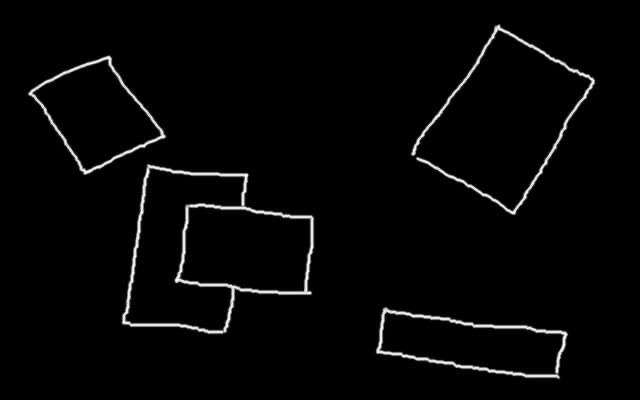
#> input picture samples/condition_sample.png, 640 x 400 px
$ python detect_rectangles.py samples/condition_sample.png out
#> lines starting #> are read from the running program, lines starting #| are printed output that depends on the picture; after the words box and inside, x2 and y2 are one past the last pixel; in counts of white or black regions, pixels touching at a corner belong together
import cv2
import imutils
import matplotlib.pyplot as plt
import numpy as np
import os

from sys import argv


def preprocess_img(path_to_img):
    image = cv2.imread(path_to_img)
    resized = imutils.resize(image, width=300)
    ratio = image.shape[0] / float(resized.shape[0])

    gray = cv2.cvtColor(resized, cv2.COLOR_BGR2GRAY)
    blurred = cv2.GaussianBlur(gray, (5, 5), 0)
    thresh = cv2.threshold(blurred, 60, 255, cv2.THRESH_BINARY)[1]

    return thresh, ratio


def find_contours(threshold_img):
    items = cv2.findContours(
        threshold_img.copy(), cv2.RETR_TREE, cv2.CHAIN_APPROX_SIMPLE
    )
    hierarchy = items[1][0]
    cnts = imutils.grab_contours(items)
    return cnts, hierarchy


def detect_shape(c):
    ar = None
    shape = "unidentified"
    peri = cv2.arcLength(c, True)
    approx = cv2.approxPolyDP(c, 0.05 * peri, True)
    if len(approx) == 3:
        shape = "triangle"
    elif len(approx) == 4:
        _, _, w, h = cv2.boundingRect(approx)
        ar = max(w, h) / min(w, h)
        shape = "rectangle"
    elif len(approx) == 5:
        shape = "pentagon"
    else:
        shape = "circle"
    return shape, ar


def find_child_contours(hierarchy, c_idx):
    return np.where(hierarchy[:, 3] == c_idx)[0]


def check_points_similarity(point1, point2, eps=3):
    if len(point1) == 1:
        point1 = point1[0]
    if len(point2) == 1:
        point2 = point2[0]
    return abs(point1[0] - point2[0]) <= eps and abs(point1[1] - point2[1]) <= eps


def find_similar_points_indices(sample, cnt, eps=3):
    # finds indices of sample's points
    # which lie close to any points from cnt
    sim_idx = set()
    for c_point in cnt:
        for idx, s_point in enumerate(sample):
            if check_points_similarity(c_point, s_point, eps):
                sim_idx.add(idx)
    return sim_idx


def check_polygons_similarity(poly1, poly2, eps=3, conf=10):
    sim_pts = find_similar_points_indices(poly1, poly2, eps)
    l1, l2 = len(poly1), len(poly2)
    return (
        l1 - l1 // conf <= len(sim_pts) <= l1 + l1 // conf
        or l2 - l2 // conf <= len(sim_pts) <= l2 + l2 // conf
    )


def collapse_similar_contours(cnts, eps=3, conf=10):
    final_idx = set(list(range(len(cnts))))
    for i, cnt1 in enumerate(cnts):
        for ii, cnt2 in enumerate(cnts[i + 1 :]):
            j = i + 1 + ii
            if check_polygons_similarity(cnt1, cnt2, eps, conf):
                peri1 = cv2.arcLength(cnt1, True)
                peri2 = cv2.arcLength(cnt2, True)
                if peri1 >= peri2:
                    final_idx.discard(i)
                else:
                    final_idx.discard(j)
    return final_idx


def try_overlapping_rectangle(cnt, aspect_ratio_lim=np.inf, delta=0.1):
    rect = cv2.minAreaRect(cnt)
    box = np.array(cv2.boxPoints(rect))
    diff_ratio = abs(1 - cv2.contourArea(cnt) / cv2.contourArea(box))
    ar = max(rect[1]) / min(rect[1])
    if ar <= aspect_ratio_lim and diff_ratio <= delta:
        return (box, ar)
    return None, None


def draw_rectangle_contours(path_to_img, ratio, cnts, write_ar=True, output_dir=None):
    detected = cv2.imread(path_to_img)
    origin = detected.copy()
    for c, ar in cnts:
        M = cv2.moments(c)
        cX = int((M["m10"] / M["m00"]) * ratio)
        cY = int((M["m01"] / M["m00"]) * ratio)
        c = c.astype("float")
        c *= ratio
        c = c.astype("int")
        cv2.drawContours(detected, [c], -1, (0, 255, 0), 3)

        if ar != np.inf and write_ar:
            ar_str = f"1:{round(ar, 2)}"
            cv2.putText(
                detected,
                ar_str,
                (cX, cY),
                cv2.FONT_HERSHEY_SIMPLEX,
                0.75,
                (255, 255, 255),
                3,
            )
    plt.figure(figsize=(20, 10))
    plt.subplot(1, 2, 1)
    plt.title("Origin image", fontsize=18)
    plt.imshow(origin)

    plt.subplot(1, 2, 2)
    plt.title("Detection result", fontsize=18)
    plt.imshow(detected)

    if output_dir is not None:
        fname = os.path.split(path_to_img)[-1]
        plt.savefig(os.path.join(output_dir, fname))
    else:
        plt.show()


def detect_rectangles(
    path_to_img,
    aspect_ratio_limit=3,
    area_limit=100,
    delta=0.15,
    smoothness_limit=90,
    eps=5,
    conf=10,
    draw=True,
    write_ar=True,
    output_dir=None,
):
    thresh, ratio = preprocess_img(path_to_img)
#> in preprocess_img, image is the input picture: shape (400, 640, 3); min 0, max 255, mean 6.3
#> in preprocess_img, `resized = imutils.resize(image, width=300)`:
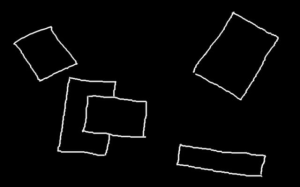
#> resized: shape (187, 300, 3); min 0, max 237, mean 6.3
#> in preprocess_img, `blurred = cv2.GaussianBlur(gray, (5, 5), 0)`:
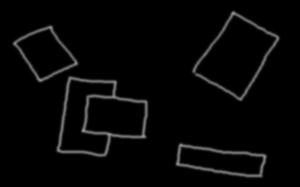
#> blurred: shape (187, 300); min 0, max 157, mean 6.3
#> in preprocess_img, `thresh = cv2.threshold(blurred, 60, 255, cv2.THRESH_BINARY)[1]`:
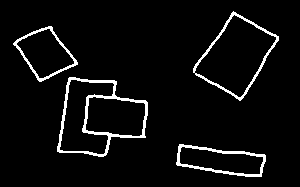
#> thresh: shape (187, 300); 5% white in thin lines or dots, all inside (x1, y1, x2, y2) = (13, 11, 279, 177)
#> ratio = 2.14
    cnts, hierarchy = find_contours(thresh)
#> in find_contours, `items = cv2.findContours( threshold_img.copy(), cv2.RETR_TREE, cv2.CHA..`: items = 9 contours; largest, box (x1, y1, x2, y2) and area: (57, 77, 148, 157) 4964, (193, 11, 279, 101) 4012, (194, 14, 277, 98) 3573, (59, 79, 115, 155) 2252, (85, 96, 146, 137) 1974
#> in find_contours, `cnts = imutils.grab_contours(items)`: cnts has the same summary as items
#> cnts has the same summary as items in find_contours

    final_cnts = []
    for i, c in enumerate(cnts):
        # skipping small contours
        if abs(cv2.contourArea(c)) < area_limit:
            continue
        # try to find rectangles in child contours by set difference
        for j in find_child_contours(hierarchy, i):
            c_child = cnts[j]
            sim_idx = find_similar_points_indices(c, c_child, eps=eps)
            c_diff = np.array([point for i, point in enumerate(c) if i not in sim_idx])
            if (len(c_diff) >= len(c) // 3) or (
                len(c) >= smoothness_limit and len(c_diff) >= 4
            ):
                diff_shape, diff_ar = detect_shape(c_diff)
                if diff_shape == "rectangle" or diff_shape == "pentagon":
                    diff_box, diff_ar = try_overlapping_rectangle(
                        c_diff, aspect_ratio_limit, delta
                    )
                    if diff_box is not None and diff_ar is not None:
                        final_cnts.append((diff_box, diff_ar))

        shape, _ = detect_shape(c)
        if shape != "rectangle":
            continue
        box, ar = try_overlapping_rectangle(c, aspect_ratio_limit, delta)
        if box is not None and ar is not None:
            final_cnts.append((box, ar))
#> this loop made 9 passes

    # collapsing similar contours
    collapsed_idx = collapse_similar_contours(
        [c for c, ar in final_cnts], eps=eps, conf=conf
    )
#> the loop in collapse_similar_contours, `for i, cnt1 in enumerate(cnts):` made 4 passes
    final_cnts = [cnt for idx, cnt in enumerate(final_cnts) if idx in collapsed_idx]

    if draw:
        draw_rectangle_contours(
            path_to_img, ratio, final_cnts, write_ar=write_ar, output_dir=output_dir
        )
#> the loop in draw_rectangle_contours, `for c, ar in cnts:` made 3 passes
#> ar on passes 1 to 3: 1.51, 1.61, 1.3
#> after the loop in draw_rectangle_contours, `for c, ar in cnts:`:
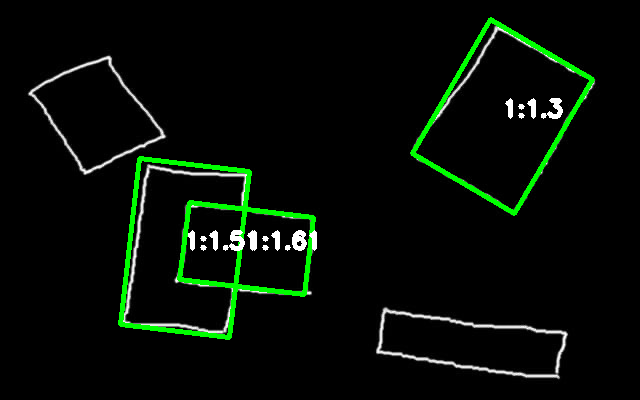
#> detected: shape (400, 640, 3); 3.48% of pixels changed, all inside (x1, y1, x2, y2) = (118, 17, 595, 340)

    return final_cnts


if __name__ == "__main__":
    if len(argv) != 3:
        print(f"Usage: {argv[0]} input_img_path output_dir")
        exit(0)
    img_path, output_dir = argv[1:]
    detect_rectangles(img_path, output_dir=output_dir)

$ run again, on samples/sample1.png
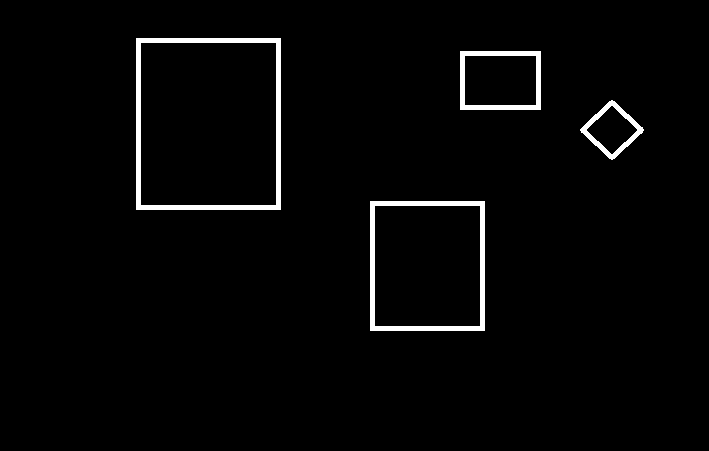
#> input picture samples/sample1.png, 709 x 451 px
#> in preprocess_img, image is the input picture: shape (451, 709, 3); 2.4% white; 4 white regions, box (x1, y1, x2, y2) and area: (136, 38, 281, 210) 3070, (370, 201, 485, 331) 2350, (460, 51, 541, 110) 1300, (580, 100, 644, 160) 801
#> thresh: shape (190, 300); 3.9% white; 4 white regions
#> in detect_rectangles, `thresh, ratio = preprocess_img(path_to_img)`: ratio = 2.37
#> items = 8 contours; box (x1, y1, x2, y2) and area: (57, 15, 120, 89) 4522, (59, 18, 117, 87) 3867, (156, 84, 206, 140) 2693, (158, 87, 203, 138) 2191, (194, 21, 230, 47) 872, (197, 23, 227, 44) 575, (245, 42, 273, 68) 392, (249, 45, 269, 64) 195
#> in find_contours, `cnts = imutils.grab_contours(items)`: cnts has the same summary as items
#> in detect_rectangles, `cnts, hierarchy = find_contours(thresh)`: cnts has the same summary as items in find_contours
#> the loop in detect_rectangles, `for i, c in enumerate(cnts):` made 8 passes
#> the loop in collapse_similar_contours, `for i, cnt1 in enumerate(cnts):` made 8 passes
#> cnt1 on passes 1 to 7: [[205, 139], [156, 139], [156, 84], [205, 84]], [[202, 137], [158, 137], [158, 87], [202, 87]], [[258.5, 68.5], [244, 54], [258.5, 39.5], [273, 54]], [[258.5, 64.5], [248.5, 54.5], [258.5, 44.5], [268.5, 54.5]], [[229, 46], [194, 46], [194, 21], [229, 21]], [[226, 43], [197, 43], [197, 23], [226, 23]], [[119, 88], [57, 88], [57, 15], [119, 15]]
#> the loop in draw_rectangle_contours, `for c, ar in cnts:` made 4 passes
#> (c, ar) on passes 1 to 4: ([[202, 137], [158, 137], [158, 87], [202, 87]], 1.14), ([[258.5, 64.5], [248.5, 54.5], [258.5, 44.5], [268.5, 54.5]], 1), ([[226, 43], [197, 43], [197, 23], [226, 23]], 1.45), ([[116, 86], [59, 86], [59, 18], [116, 18]], 1.19)
#> after the loop in draw_rectangle_contours, `for c, ar in cnts:`:
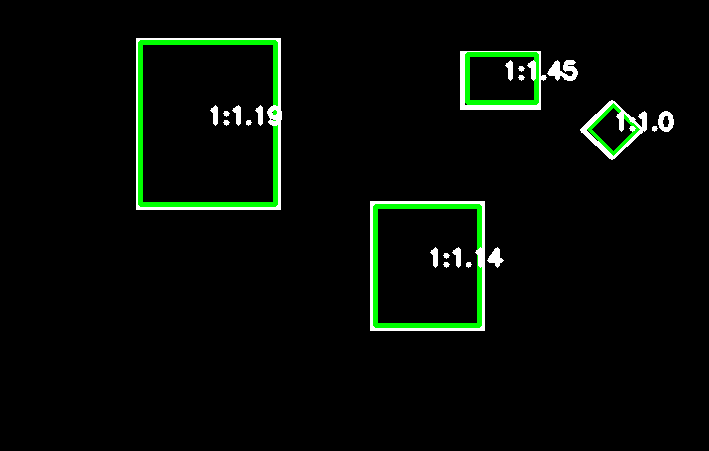
#> detected: shape (451, 709, 3); 2.74% of pixels changed, all inside (x1, y1, x2, y2) = (138, 40, 674, 328)
#> in draw_rectangle_contours, `plt.savefig(os.path.join(output_dir, fname))`:
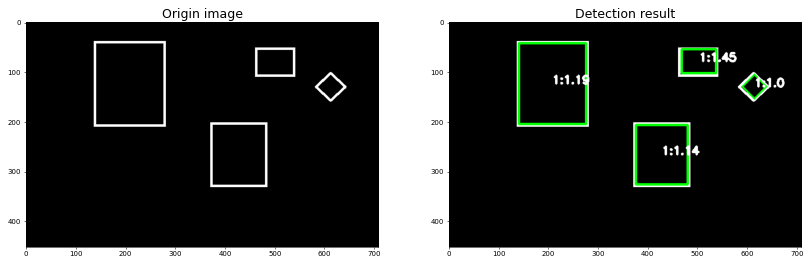
#> figure drawn by matplotlib, 2 panels

$ run again, on samples/sample10.png
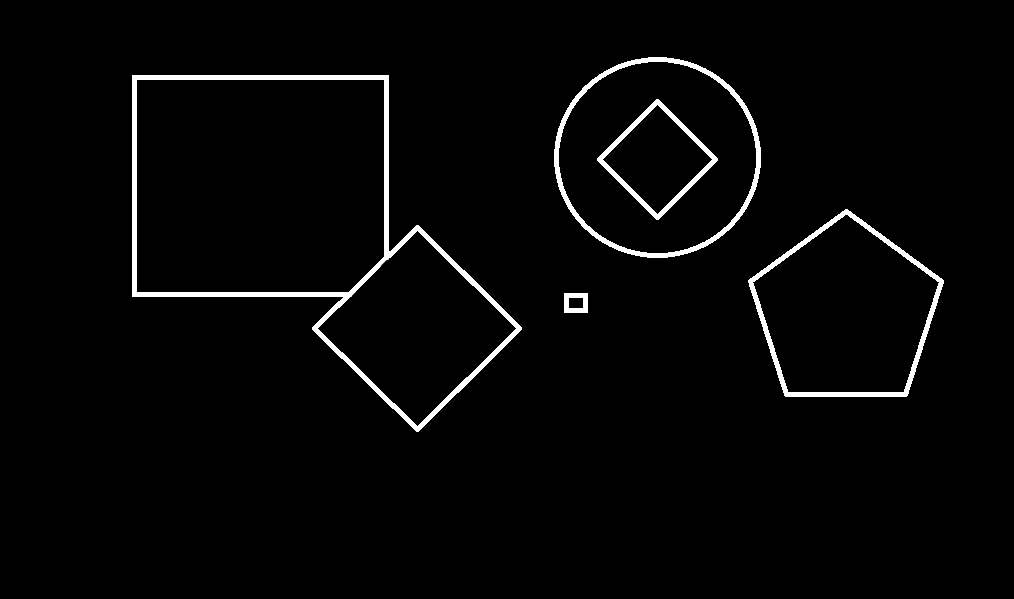
#> input picture samples/sample10.png, 1014 x 599 px
#> in preprocess_img, image is the input picture: shape (599, 1014, 3); min 0, max 255, mean 6.4
#> in preprocess_img, `thresh = cv2.threshold(blurred, 60, 255, cv2.THRESH_BINARY)[1]`:
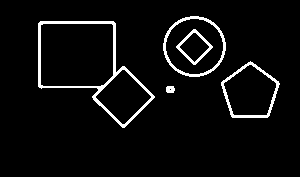
#> thresh: shape (177, 300); 4.8% white; 5 white regions
#> in detect_rectangles, `thresh, ratio = preprocess_img(path_to_img)`: ratio = 3.38
#> items = 11 contours, 1 with area under 20; largest, box (x1, y1, x2, y2) and area: (38, 21, 155, 128) 6976, (40, 23, 114, 87) 4528, (163, 16, 226, 77) 2909, (165, 18, 224, 75) 2532, (221, 61, 280, 118) 2290
#> in find_contours, `cnts = imutils.grab_contours(items)`: cnts has the same summary as items
#> in detect_rectangles, `cnts, hierarchy = find_contours(thresh)`: cnts has the same summary as items in find_contours
#> the loop in detect_rectangles, `for i, c in enumerate(cnts):` made 11 passes
#> c on pass 2: [[169, 89], [170, 88], [171, 89], [170, 90]]
#> the loop in collapse_similar_contours, `for i, cnt1 in enumerate(cnts):` made 5 passes
#> cnt1 on passes 1 to 5: [[122.5, 128.5], [91, 97], [123, 65], [154.5, 96.5]], [[123, 125], [94.5, 96.5], [123, 68], [151.5, 96.5]], [[113, 86], [40, 86], [40, 23], [113, 23]], [[194, 65], [175.5, 46.5], [194, 28], [212.5, 46.5]], [[194, 62], [178.5, 46.5], [194, 31], [209.5, 46.5]]
#> the loop in draw_rectangle_contours, `for c, ar in cnts:` made 3 passes
#> (c, ar) on passes 1 to 3: ([[123, 125], [94.5, 96.5], [123, 68], [151.5, 96.5]], 1), ([[113, 86], [40, 86], [40, 23], [113, 23]], 1.16), ([[194, 62], [178.5, 46.5], [194, 31], [209.5, 46.5]], 1)
#> after the loop in draw_rectangle_contours, `for c, ar in cnts:`:
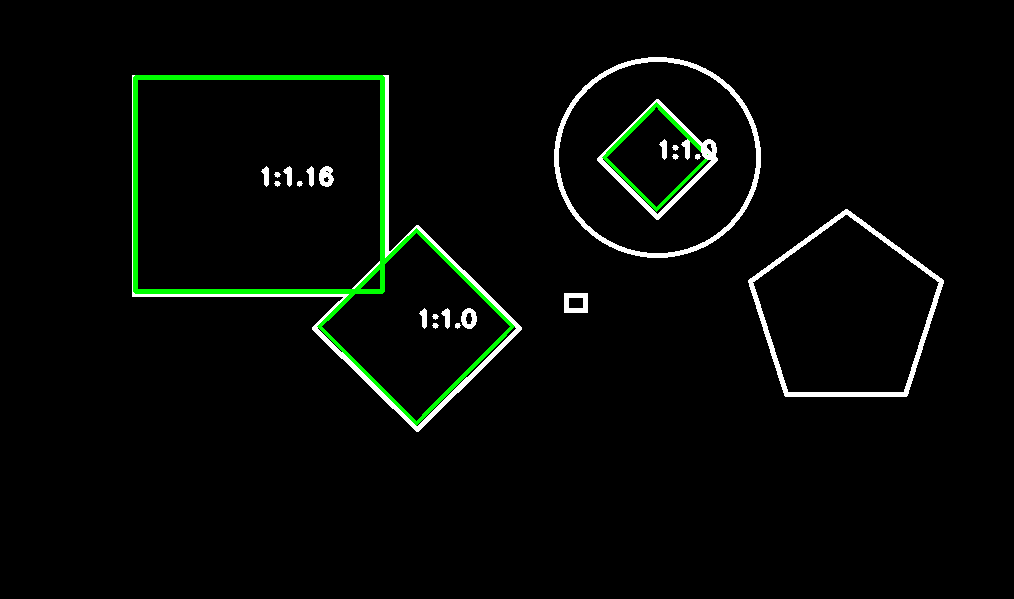
#> detected: shape (599, 1014, 3); 1.53% of pixels changed, all inside (x1, y1, x2, y2) = (133, 75, 717, 426)

$ run again, on samples/sample2.png
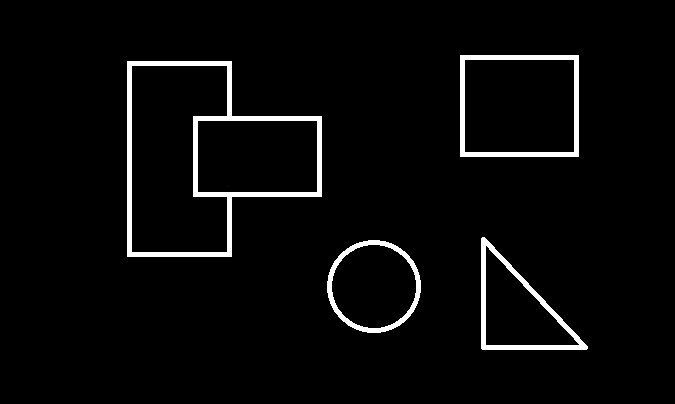
#> input picture samples/sample2.png, 675 x 404 px
#> in preprocess_img, image is the input picture: shape (404, 675, 3); min 0, max 255, mean 9.2
#> in preprocess_img, `thresh = cv2.threshold(blurred, 60, 255, cv2.THRESH_BINARY)[1]`:
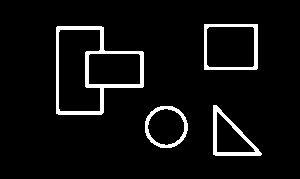
#> thresh: shape (179, 300); 5.8% white; 4 white regions
#> in detect_rectangles, `thresh, ratio = preprocess_img(path_to_img)`: ratio = 2.26
#> items = 9 contours; largest, box (x1, y1, x2, y2) and area: (56, 26, 144, 115) 5572, (58, 29, 101, 112) 2896, (204, 24, 258, 70) 2384, (206, 26, 255, 68) 1955, (88, 53, 141, 85) 1607
#> in find_contours, `cnts = imutils.grab_contours(items)`: cnts has the same summary as items
#> in detect_rectangles, `cnts, hierarchy = find_contours(thresh)`: cnts has the same summary as items in find_contours
#> the loop in detect_rectangles, `for i, c in enumerate(cnts):` made 9 passes
#> the loop in collapse_similar_contours, `for i, cnt1 in enumerate(cnts):` made 4 passes
#> cnt1 on passes 1 to 4: [[105, 114], [56, 114], [56, 26], [105, 26]], [[140, 84], [88, 84], [88, 53], [140, 53]], [[257, 69], [204, 69], [204, 24], [257, 24]], [[254, 67], [206, 67], [206, 26], [254, 26]]
#> the loop in draw_rectangle_contours, `for c, ar in cnts:` made 3 passes
#> (c, ar) on passes 1 to 3: ([[105, 114], [56, 114], [56, 26], [105, 26]], 1.8), ([[140, 84], [88, 84], [88, 53], [140, 53]], 1.68), ([[254, 67], [206, 67], [206, 26], [254, 26]], 1.17)
#> after the loop in draw_rectangle_contours, `for c, ar in cnts:`:
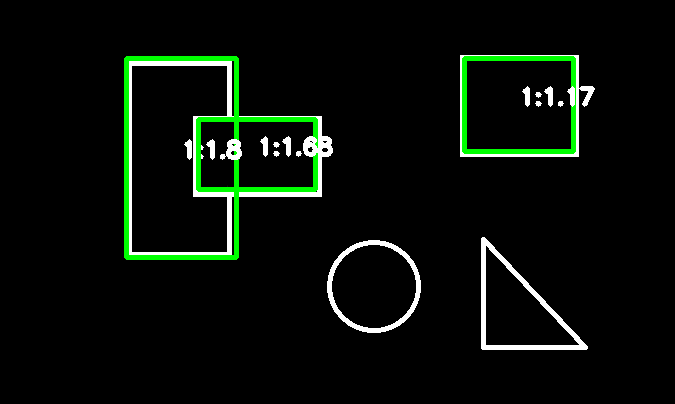
#> detected: shape (404, 675, 3); 3.08% of pixels changed, all inside (x1, y1, x2, y2) = (124, 56, 595, 260)
